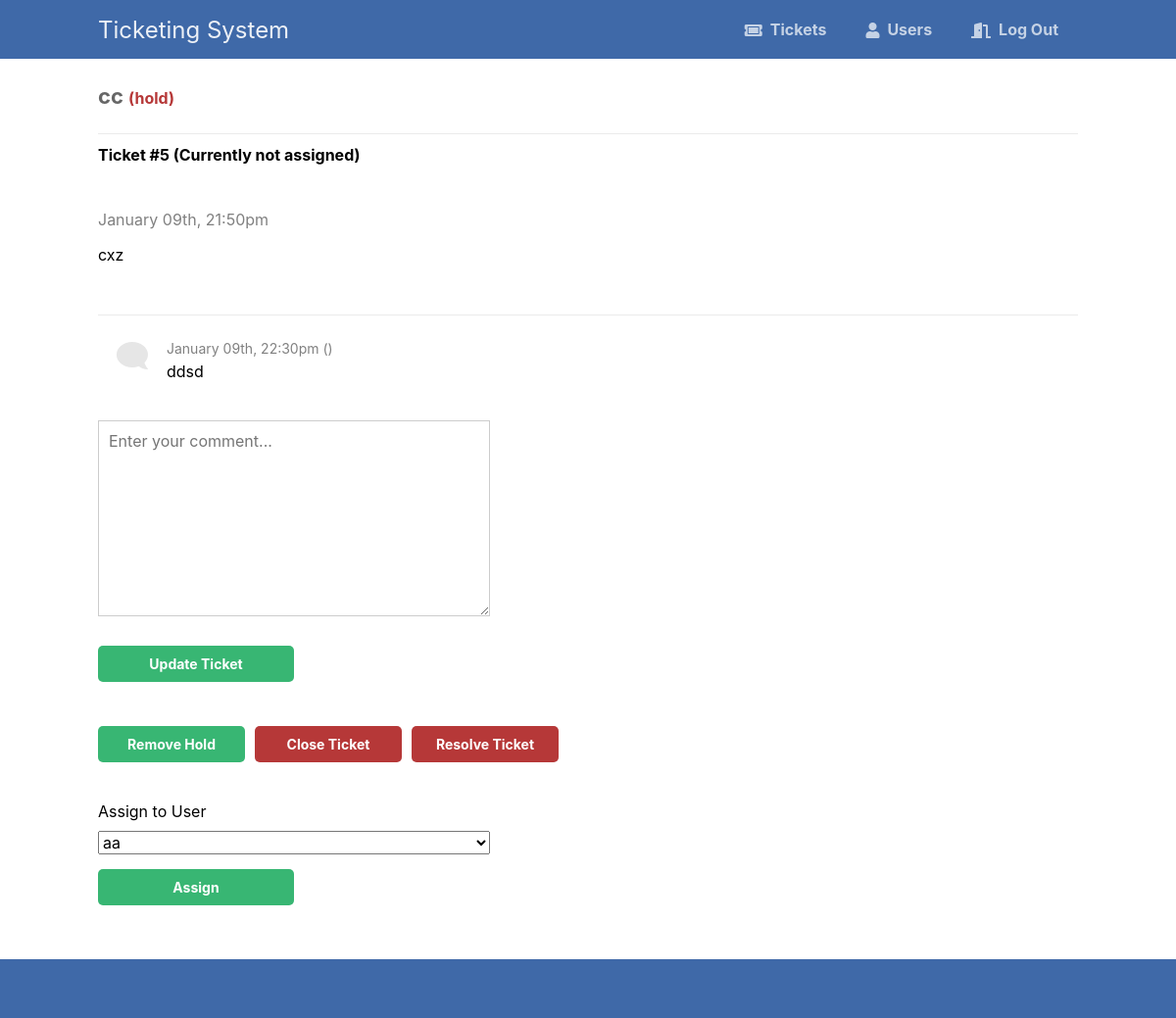
Page /admin/view.php?id=5 (signed in) on the earlier database version.
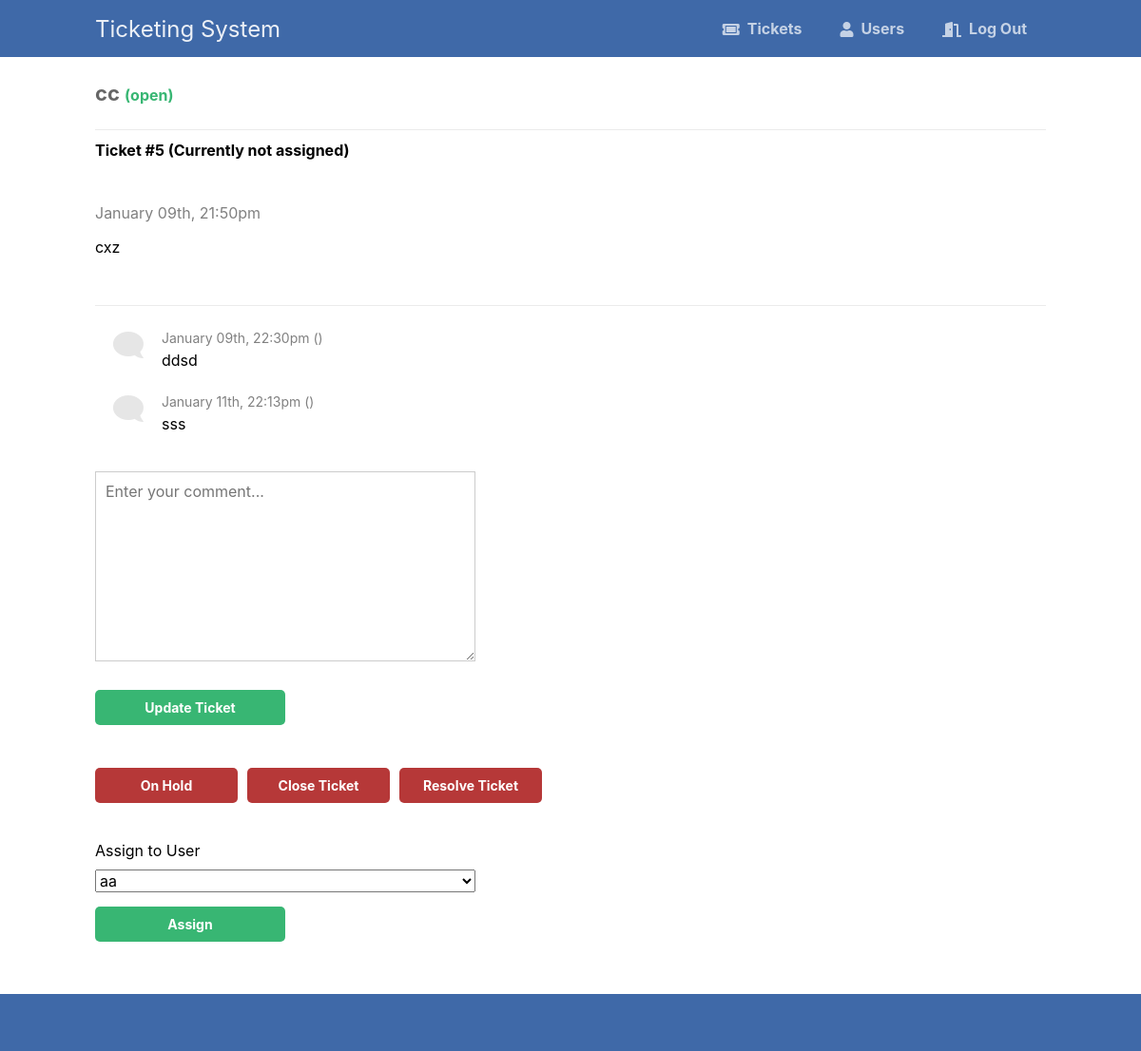
Same page on the later database version.
### tables this page shows
CREATE TABLE `tickets` (
  `id` int(11) NOT NULL,
  `title` varchar(255) NOT NULL,
  `msg` text NOT NULL,
  `email` varchar(255) DEFAULT NULL,
  `created` datetime NOT NULL DEFAULT current_timestamp(),
  `status` enum('open','closed','resolved','hold') NOT NULL DEFAULT 'open',
  `assigned` varchar(50) DEFAULT NULL
);

CREATE TABLE `tickets_comments` (
  `id` int(11) NOT NULL,
  `ticket_id` int(11) NOT NULL,
  `msg` text NOT NULL,
  `created` datetime NOT NULL DEFAULT current_timestamp(),
  `assigned` varchar(50) DEFAULT NULL
);

### admin/view.php (the view, shortened to what this page needs)
<?php
include '../inc/functions.php';
$pdo = pdo_connect_mysql();
$stmt = $pdo->prepare('SELECT * FROM tickets WHERE id = ?');
$stmt->execute([ $_GET['id'] ]);
$ticket = $stmt->fetch(PDO::FETCH_ASSOC);
$stmt = $pdo->prepare('SELECT * FROM tickets_comments WHERE ticket_id = ?');
$stmt->execute([ $_GET['id'] ]);
$comments = $stmt->fetchAll(PDO::FETCH_ASSOC);
$pdo = pdo_connect_mysql();
$stmt = $pdo->prepare('SELECT * FROM users WHERE status="active"');
$stmt->execute();
$users = $stmt->fetchAll(PDO::FETCH_ASSOC);
?>
<?=template_header('Ticket')?>
<div class="content view">
	<h2><?=htmlspecialchars($ticket['title'], ENT_QUOTES)?>
	<span class="<?=$ticket['status']?>">(<?=$ticket['status']?>)</span></h2>
	<h1>Ticket <?php echo("#".$ticket['id']) ?>
	<?php
		if ($ticket['assigned']==null)
		{
			echo (" (Currently not assigned)");
		}
		else
		{
		echo(" (Assigned to ".$ticket['assigned'].")");
		}
		?>
</h1>
    <div class="ticket">
        <p class="created"><?=date('F dS, G:ia', strtotime($ticket['created']))?></p>
        <p class="msg"><?=nl2br(htmlspecialchars($ticket['msg'], ENT_QUOTES))?></p>
    </div>
    <div class="comments">
        <?php foreach($comments as $comment): ?>
        <div class="comment">
            <div>
                <i class="fas fa-comment fa-2x"></i>
            </div>
            <p>
                <span><?=date('F dS, G:ia', strtotime($comment['created']));  echo (" (".$comment['assigned'].")");?></span>
                <?=nl2br(htmlspecialchars($comment['msg'], ENT_QUOTES))?>
            </p>
        </div>
        <?php endforeach; ?>
        <form action="" method="post">
            <textarea name="msg" placeholder="Enter your comment..."></textarea>
            <input type="submit" value="Update Ticket">
        </form>
<div class="btns">
		<?php
		if ($ticket['status']=="hold")
		{
			?>
			<a href="view.php?id=<?=$_GET['id']?>&status=open" class="btn">Remove Hold</a>
		<?php
		}
		else
		{
			?>
			<a href="view.php?id=<?=$_GET['id']?>&status=hold" class="btn red">On Hold</a>
		<?php
		}
		?>
	<a href="view.php?id=<?=$_GET['id']?>&status=closed" class="btn red">Close Ticket</a>
        <a href="view.php?id=<?=$_GET['id']?>&status=resolved" class="btn red">Resolve Ticket</a>
  </div>
	<form action="" method="post">
		<label for="email">Assign to User</label>
		<select name="assigned" id="assigned">
		<?php
		foreach($users as $user):
			if ($ticket['assigned']==$user['username'])
			{
				echo ('<option selected>'.$user['username'].'</option>');
			}
			else
			{
			echo ('<option>'.$user['username'].'</option>');
			}
        endforeach;
		?>
		</select>
            <input type="submit" value="Assign">
        </form>
    </div>
</div>
<?=template_footer()?>

### inc/functions.php (shortened to what this page needs)
<?php
function template_header($title) {
echo <<<EOT
<!DOCTYPE html>
<html>
	<head>
		<meta charset="utf-8">
		<title>$title</title>
		<link href="style.css" rel="stylesheet" type="text/css">
		<link rel="stylesheet" href="https://use.fontawesome.com/releases/v5.7.1/css/all.css">
	</head>
	<body>
    <nav class="navtop">
    	<div>
    		<h1>Ticketing System</h1>
            <a href="index.php"><i class="fas fa-ticket-alt"></i>Tickets</a>
			<a href="users.php"><i class="fas fa-user"></i>Users</a>
			<!--
			<a href="search.php"><i class="fas fa-search"></i>Search</a>
			<a href="reports.php"><i class="fas fa-info"></i>Reports</a>
			-->
			<a href="../login.php"><i class="fas fa-door-open"></i>Log Out</a>
    	</div>
    </nav>
EOT;
}
function template_footer() {
echo <<<EOT
    <nav class="navtop">
	</nav>
	</body>
</html>
EOT;
}
?>

### admin/style.css (style rules this page uses)
* { box-sizing: border-box; font-family: -apple-system, BlinkMacSystemFont, "segoe ui", roboto, oxygen, ubuntu, cantarell, "fira sans", "droid sans", "helvetica neue", Arial, sans-serif; font-size: 16px; -webkit-font-smoothing: antialiased; -moz-osx-font-smoothing: grayscale; }
body { background-color: #FFFFFF; margin: 0; }
.navtop { background-color: #3f69a8; height: 60px; width: 100%; border: 0; }
.navtop div { display: flex; margin: 0 auto; width: 1000px; height: 100%; }
.navtop div h1, .navtop div a { display: inline-flex; align-items: center; }
.navtop div h1 { flex: 1; font-size: 24px; padding: 0; margin: 0; color: #ecf0f6; font-weight: normal; }
.navtop div a { padding: 0 20px; text-decoration: none; color: #c5d2e5; font-weight: bold; }
.navtop div a i { padding: 2px 8px 0 0; }
.content { width: 1000px; margin: 0 auto; }
.content h2 { margin: 0; padding: 25px 0; font-size: 22px; border-bottom: 1px solid #ebebeb; color: #666666; }
.btns { display: flex; }
.btns .btn { display: inline-block; text-decoration: none; background-color: #38b673; font-weight: bold; font-size: 14px; border-radius: 5px; color: #FFFFFF; padding: 10px 15px; margin: 15px 10px 15px 0; width: 150px; text-align: center; }
.btns .btn.red { background-color: #b63838; display: block; width: 150px; text-align: center; }
.view h2 .open, .view h2 .resolved { color: #38b673; }
.view .ticket { padding: 20px 0; }
.view .ticket .created { color: gray; }
.view .comments { margin-top: 15px; border-top: 1px solid #ebebeb; padding: 25px 0; }
.view .comments .comment { display: flex; padding-bottom: 5px; }
.view .comments .comment div { display: flex; align-items: flex-start; justify-content: center; width: 70px; color: #e6e6e6; transform: scaleX(-1); }
.view .comments .comment p { margin: 0 0 20px 0; }
.view .comments .comment p span { display: flex; font-size: 14px; padding-bottom: 5px; color: gray; }
.create form, .view form { padding: 15px 0; display: flex; flex-flow: column; width: 400px; }
.create form label, .view form label { display: inline-flex; width: 100%; padding: 10px 0; margin-right: 25px; }
.create form input, .create form textarea, .view form input, .view form textarea { padding: 10px; width: 100%; margin-right: 25px; margin-bottom: 15px; border: 1px solid #cccccc; }
.create form textarea, .view form textarea { height: 200px; }
.create form input[type="submit"], .view form input[type="submit"] { display: block; background-color: #38b673; border: 0; font-weight: bold; font-size: 14px; color: #FFFFFF; cursor: pointer; width: 200px; margin-top: 15px; border-radius: 5px; }
.view h2 .hold { color: #b63838; }

Differences in the rows shown:
changed tickets "cc": status "hold" → "open"
added tickets_comments: created "January 11th, 22:13pm", msg "sss"
Other differences:
text no longer shown: "Remove Hold"
text now shown: "On Hold"
